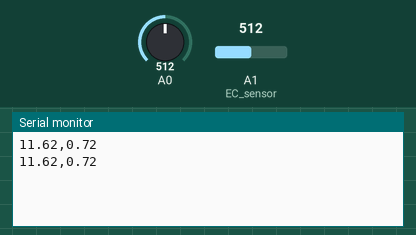
Recording of a sketch running on a simulated Arduino Uno, built with avr-gcc and run on an emulated ATmega328P. On the bench: the last lines printed to the serial monitor. The inputs (shaded band) are chosen by the test bench; at power-on: A0 = 512, A1 (EC_sensor) = 512.

Above: at 1.8 s.
1.9 s: A0 set to 716
At 2.6 s:
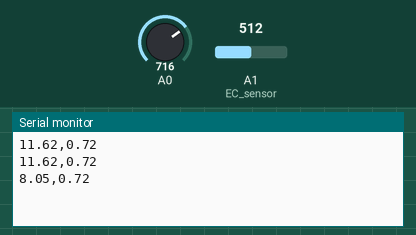
3.4 s: A1 (EC_sensor) set to 716
At 4.7 s:
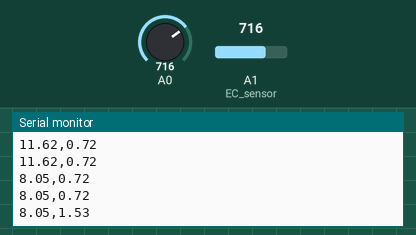
4.9 s: A0 set to 900
At 5.8 s:
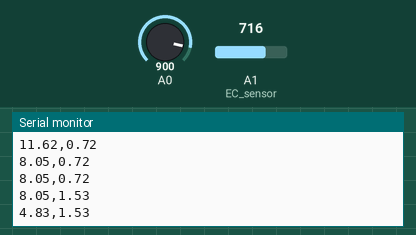
6.4 s: A1 (EC_sensor) set to 900
At 7.7 s:
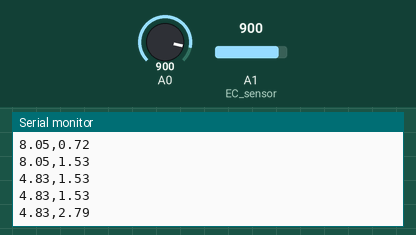
Timing chart, 0 to 8.9 s (numbered marks = the images above; inputs shaded):
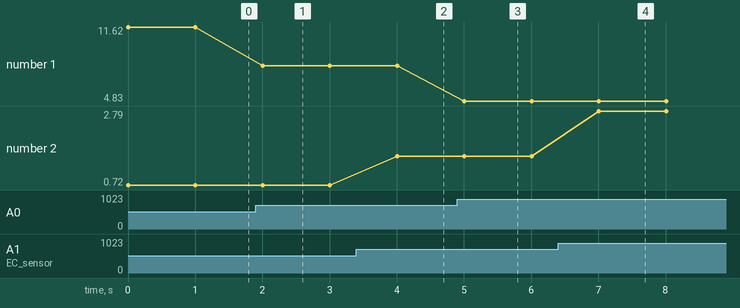

Measured:
- after the input at 1.9 s, the serial monitor: prints a new line after 0.10 s (image 1)
- after the input at 3.4 s, the serial monitor: prints a new line after 0.61 s (image 2)
- after the input at 4.9 s, the serial monitor: prints a new line after 0.11 s (image 3)
- after the input at 6.4 s, the serial monitor: prints a new line after 0.61 s (image 4)
- plotted number 1: 11.62 → 8.05 after the input at 1.9 s, 8.05 → 4.83 after the input at 4.9 s
- plotted number 2: 0.72 → 1.53 after the input at 3.4 s, 1.53 → 2.79 after the input at 6.4 s

The sketch:

get_EC_n_PH.ino
```cpp
const int EC_sensor = A1;
const int pH_sensor = A0;

const float temperature = 25.0;
float kValue = 0.5;

void setup() {
  Serial.begin(9600);
}

void loop() {
  // EC SENSOR GET DATA

  //https://wiki.dfrobot.com/Gravity__Analog_TDS_Sensor___Meter_For_Arduino_SKU__SEN0244
  //https://www.farnell.com/datasheets/4376692.pdf?utm_source
  int ec_raw = analogRead(EC_sensor);
  float ec_voltage = ec_raw * (5.0 / 1024.0);
  float compensationCoefficient = 1.0 + 0.02 * (temperature - 25.0);

  //need references
  float ecRaw = (133.42 * ec_voltage * ec_voltage * ec_voltage) - (255.86 * ec_voltage * ec_voltage)  + (857.39 * ec_voltage);

  float uS_cm = ecRaw / compensationCoefficient;
  //https://www.snowate.com/knowledge-calculator/calculator/tds-ec-conversion.html
  float ppm = uS_cm * kValue * 0.55;

  //[23]  https://www.landscape.sa.gov.au/mr/publications/measuring-salinity#:~:text=Conversion%20for%20units%20used%20to%20measure%20salinity:&text=Simply%20times%20(x)%20EC%20(,55.
  float ppt = ppm / 1000;


  // PH LEVEL SENSOR GET DATA
  float ph_raw = analogRead(A0);
  // 3.3 --> max voltage output of PH-4502C
  double ph_voltage = ph_raw * 3.3 / 1024;

  // https://raaflahar.medium.com/ph-4502c-sensor-diymore-how-to-use-and-calibrate-using-arduino-uno-r3-3afc2b96631
  // 2.5 --> reference for voltage at pH 7
  // ph_voltage --> measured voltage
  // 0.1841 --> voltage difference per pH unit
  float pH = 7+((2.5 - ph_voltage)/0.1841);

  //if (pH > 14.0) pH = 14.0;
  //if (pH < 0.0) pH = 0.0;

  Serial.print(pH);
  Serial.print(",");
  Serial.println(ppt);

  delay(1000);
}
```
